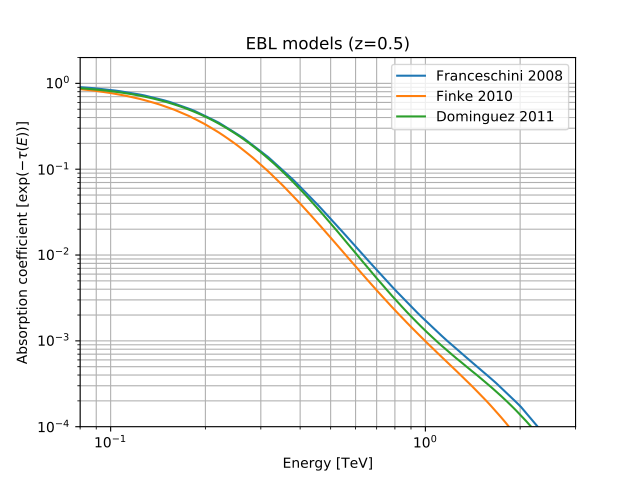

This figure's Python source:
import matplotlib.pyplot as plt
import astropy.units as u
from gammapy.spectrum.models import Absorption

# Load tables for z=0.5
redshift = 0.5
dominguez = Absorption.read_builtin('dominguez').table_model(redshift)
franceschini = Absorption.read_builtin('franceschini').table_model(redshift)
finke = Absorption.read_builtin('finke').table_model(redshift)

# start customised plot
energy_range = [0.08, 3] * u.TeV
ax = plt.gca()
opts = dict(energy_range=energy_range, energy_unit='TeV', ax=ax, flux_unit='')
franceschini.plot(label='Franceschini 2008', **opts)
finke.plot(label='Finke 2010', **opts)
dominguez.plot(label='Dominguez 2011', **opts)

# tune plot
ax.set_ylabel(r'Absorption coefficient [$\exp{(-\tau(E))}$]')
ax.set_xlim(energy_range.value)  # we get ride of units
ax.set_ylim([1.e-4, 2.])
ax.set_yscale('log')
ax.set_title('EBL models (z=' + str(redshift) + ')')
plt.grid(which='both')
plt.legend(loc='best') # legend

# show plot
plt.show()
